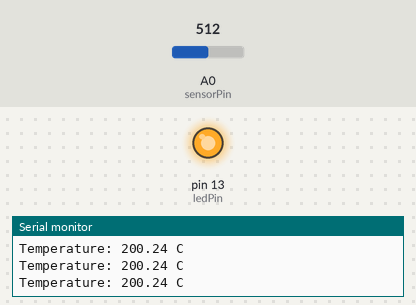
Bench run of a sketch on a simulated Arduino Uno, built with avr-gcc and run on an emulated ATmega328P. On the bench: output pins drawn as LEDs (lit = HIGH), the last lines printed to the serial monitor. Inputs (shaded band) come from the test bench; at power-on: A0 (sensorPin) = 512.

Above: at 1.3 s.
1.4 s: A0 (sensorPin) set to 167
2.9 s: A0 (sensorPin) set to 149
At 3.8 s:
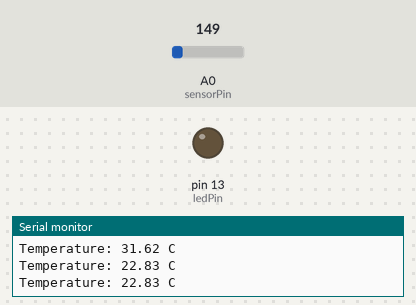
4.5 s: A0 (sensorPin) set to 306
At 5.1 s:
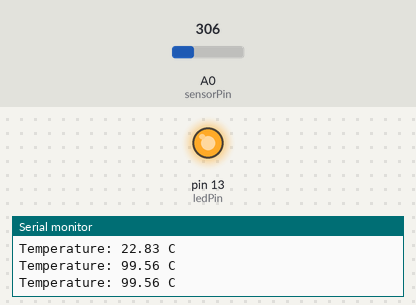
6.0 s: A0 (sensorPin) set to 122
At 6.3 s:
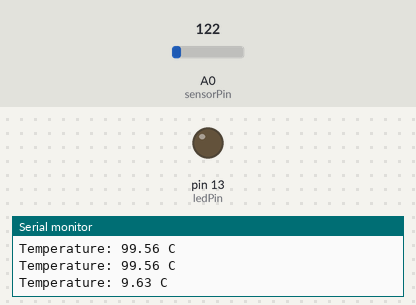
Timing chart, 0 to 8.5 s (numbered marks = the images above; inputs shaded):
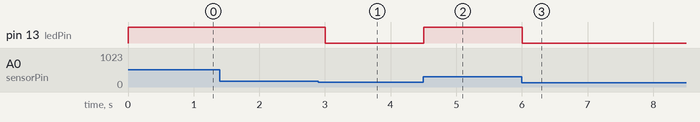

Measured:
- the behaviour switches between 160 and 159 on A0 (sensorPin) (found by bisection; images 0 and 1)
- after the input at 2.9 s, pin 13 (ledPin): HIGH → LOW after 0.11 s
- after the input at 4.5 s, pin 13 (ledPin): LOW → HIGH at once
- after the input at 6.0 s, pin 13 (ledPin): HIGH → LOW at once

The sketch:

arduino.ino
```cpp
// define pins
const int sensorPin = A0;
const int ledPin = 13;

void setup() {
  // initialize LED pin as output
  pinMode(ledPin, OUTPUT);

    Serial.begin(9600);
}

void loop() {
  // read & convert value from sensor
  int rawReading = analogRead(sensorPin);

  float voltage = rawReading * (5.0 / 1023.0);

  float temperatureC = (voltage - 0.5) * 100.0;

  Serial.print("Temperature: ");
  Serial.print(temperatureC);
  Serial.println(" C");

  // check temp condition
  if (temperatureC > 28.0) {
    digitalWrite(ledPin, HIGH);
  } else {
    digitalWrite(ledPin, LOW);
  }

  delay(500);
}
```
